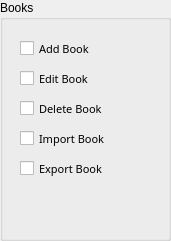
       <widget class="QGroupBox" name="groupBox_12">
        <property name="enabled">
         <bool>true</bool>
        </property>
        <property name="geometry">
         <rect>
          <x>300</x>
          <y>108</y>
          <width>171</width>
          <height>241</height>
         </rect>
        </property>
        <property name="title">
         <string>Books</string>
        </property>
        <widget class="QCheckBox" name="checkBox_4">
         <property name="geometry">
          <rect>
           <x>20</x>
           <y>100</y>
           <width>101</width>
           <height>17</height>
          </rect>
         </property>
         <property name="font">
          <font>
           <family>Yu Gothic UI Semibold</family>
           <pointsize>8</pointsize>
           <weight>50</weight>
           <italic>false</italic>
           <bold>false</bold>
          </font>
         </property>
         <property name="text">
          <string>Delete Book</string>
         </property>
        </widget>
        <widget class="QCheckBox" name="checkBox_2">
         <property name="geometry">
          <rect>
           <x>20</x>
           <y>70</y>
           <width>91</width>
           <height>17</height>
          </rect>
         </property>
         <property name="font">
          <font>
           <family>Yu Gothic UI Semibold</family>
           <pointsize>8</pointsize>
           <weight>50</weight>
           <italic>false</italic>
           <bold>false</bold>
          </font>
         </property>
         <property name="text">
          <string>Edit Book</string>
         </property>
        </widget>
        <widget class="QCheckBox" name="checkBox">
         <property name="geometry">
          <rect>
           <x>20</x>
           <y>40</y>
           <width>101</width>
           <height>17</height>
          </rect>
         </property>
         <property name="font">
          <font>
           <family>Yu Gothic UI Semibold</family>
           <pointsize>8</pointsize>
           <weight>50</weight>
           <italic>false</italic>
           <bold>false</bold>
          </font>
         </property>
         <property name="text">
          <string>Add Book</string>
         </property>
        </widget>
        <widget class="QCheckBox" name="checkBox_13">
         <property name="geometry">
          <rect>
           <x>20</x>
           <y>160</y>
           <width>101</width>
           <height>17</height>
          </rect>
         </property>
         <property name="font">
          <font>
           <family>Yu Gothic UI Semibold</family>
           <pointsize>8</pointsize>
           <weight>50</weight>
           <italic>false</italic>
           <bold>false</bold>
          </font>
         </property>
         <property name="text">
          <string>Export Book</string>
         </property>
        </widget>
        <widget class="QCheckBox" name="checkBox_14">
         <property name="geometry">
          <rect>
           <x>20</x>
           <y>130</y>
           <width>101</width>
           <height>17</height>
          </rect>
         </property>
         <property name="font">
          <font>
           <family>Yu Gothic UI Semibold</family>
           <pointsize>8</pointsize>
           <weight>50</weight>
           <italic>false</italic>
           <bold>false</bold>
          </font>
         </property>
         <property name="text">
          <string>Import Book</string>
         </property>
        </widget>
       </widget>
